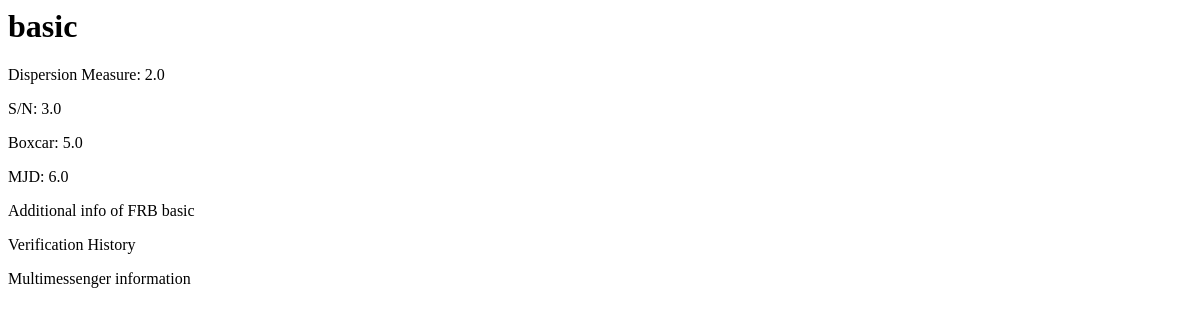
Before: /candidates/1/ with the older database file.
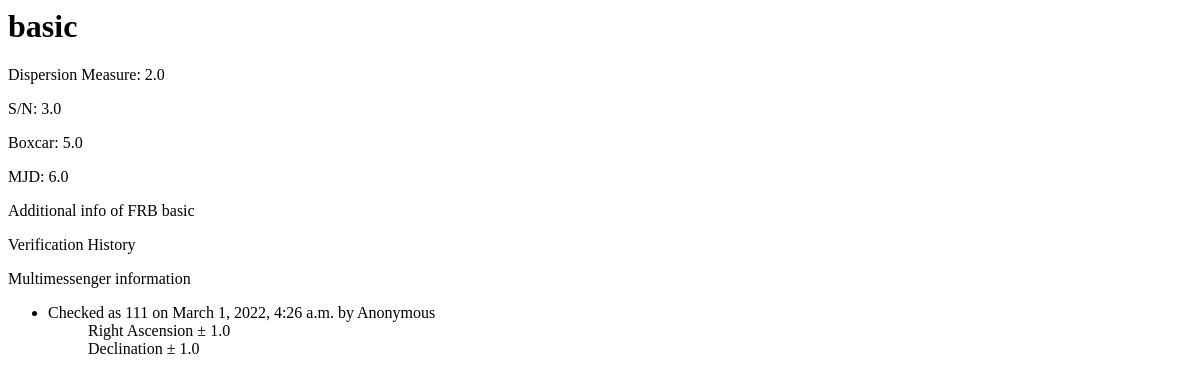
After: the same page with the newer database file.
### candidates/models.py (models this page shows, shortened)
class TransientEntry(models.Model):
    name = models.CharField(max_length=20)
    pub_date = models.DateTimeField('Publish Date',default=timezone.now)
    beam = models.IntegerField("Trigger Beam")
    dm = models.FloatField("DM")
    sn = models.FloatField("SNR")
    boxcar = models.IntegerField("Boxcar")
    width_value = models.FloatField("Pulse Width (ms)")
    mjd = models.FloatField("MJD")
    latency_ms = models.FloatField("Latency(ms)")

class Multimessenger(models.Model):
    frb = models.ForeignKey(TransientEntry, on_delete=models.CASCADE)
    pub_date = models.DateTimeField('date published',default=timezone.now)
    choice_text = models.CharField('Info',max_length=200)
    username=models.CharField(default='Anonymous',max_length=20)
    ra = models.FloatField('Right Asension',blank=True)
    dec = models.FloatField("Declination",blank=True)
    ra_err = models.FloatField('RA err',blank=True)
    dec_err = models.FloatField('Dec err',blank=True)
    upload = models.FileField('Uploaded File',upload_to='uploads/',blank=True)

### candidates/views.py (the view)
# urls.py: path('<int:question_id>/', views.Detail, name='detail')
def Detail(request, question_id):
    try:
        question = TransientEntry.objects.get(id=question_id)
    except question.DoesNotExist:
        raise Http404("Transient entry does not exist")
    return render(request, 'candidates/detail.html', {'question': question})

### candidates/templates/candidates/detail.html (shortened to what this page needs)
<h1>{{ question.name }}</h1>
<p>Dispersion Measure: {{ question.dm }}</p>
<p>S/N: {{ question.sn }}</p>
<p>Boxcar: {{ question.width_value}}</p>
<p>MJD: {{ question.mjd}}</p>
<p>
Additional info of FRB {{question.name}}
</p>
Verification History
Multimessenger information
<ul>
{% for choice in question.multimessenger_set.all %}
    <li>Checked as {{ choice.choice_text }} on {{ choice.pub_date}}  by {{choice.username}}</li>
    <ul>Right Ascension{{ choice.RA }} ± {{ choice.ra_err }}</ul>
    <ul>Declination {{ choice.Dec }} ± {{ choice.dec_err }}</ul>
{% endfor %}
</ul>

Changed rows visible on the page:
added Multimessenger: choice_text "111", pub_date "March 1, 2022, 4:26 a.m.", username "Anonymous", ra_err "1.0", dec_err "1.0"
